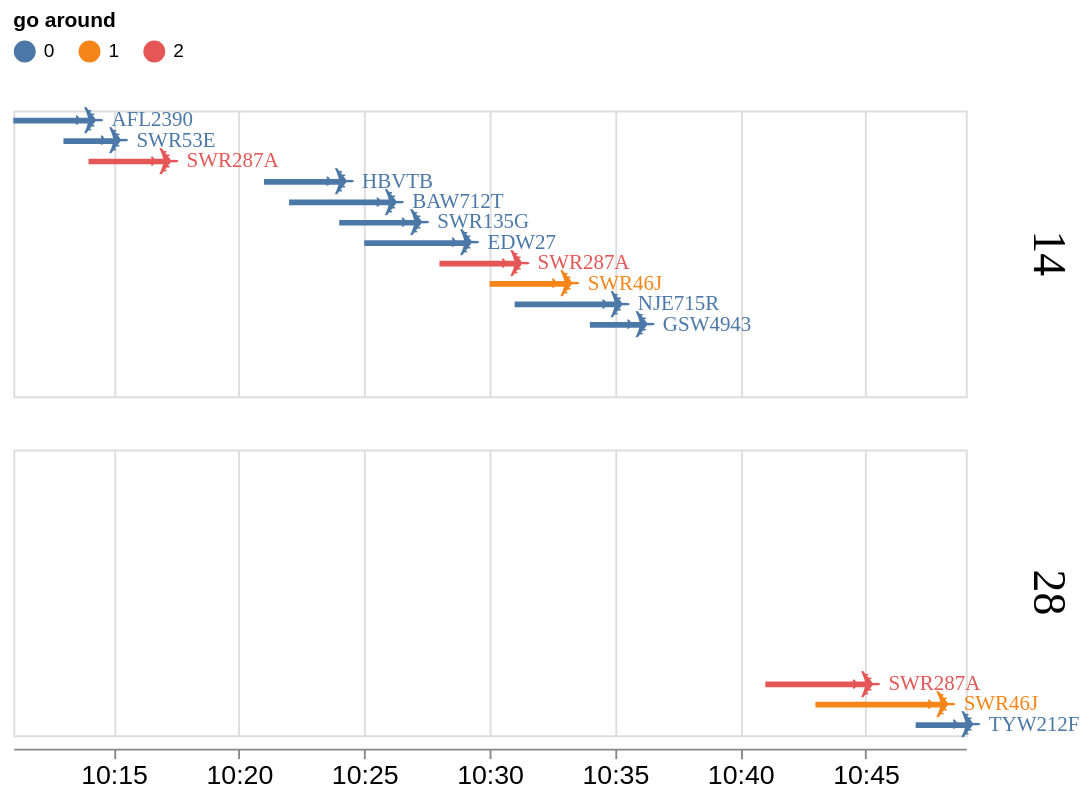

The specification (Vega-Lite) saved for this image:
### Vega-Lite specification from a JSON file in a GitHub repository (floating-point values rounded to 4 significant figures)
{"config": {"view": {"continuousWidth": 400, "continuousHeight": 300}, "axis": {"labelFontSize": 14}, "header": {"labelFont": "Ubuntu", "labelFontSize": 24, "labelOrient": "right", "labelPadding": -30, "title": null}, "legend": {"orient": "top"}, "text": {"font": "Ubuntu"}}, "data": {"name": "data-94bb7871d67c0cce26ad8b72c316ace3"}, "facet": {"row": {"type": "nominal", "field": "ILS"}}, "spec": {"layer": [{"mark": {"type": "rule", "size": 3}, "encoding": {"color": {"type": "nominal", "field": "go around"}, "x": {"type": "temporal", "axis": {"title": ""}, "field": "final approach", "timeUnit": "utchoursminutes"}, "x2": {"field": "landing", "timeUnit": "utchoursminutes"}, "y": {"type": "nominal", "axis": null, "field": "landing", "sort": "descending"}}}, {"mark": {"type": "text", "align": "left", "baseline": "middle", "dx": 12}, "encoding": {"color": {"type": "nominal", "field": "go around"}, "text": {"type": "nominal", "field": "callsign"}, "x": {"type": "temporal", "field": "landing", "timeUnit": "utchoursminutes"}, "y": {"type": "nominal", "field": "landing"}}}, {"mark": {"type": "text", "align": "left", "baseline": "middle", "dx": -8, "dy": 1, "size": 20}, "encoding": {"color": {"type": "nominal", "field": "go around"}, "text": {"value": "✈"}, "x": {"type": "temporal", "field": "landing", "timeUnit": "utchoursminutes"}, "y": {"type": "nominal", "field": "landing"}}}], "height": 150, "width": 500}, "$schema": "https://vega.github.io/schema/vega-lite/v5.json", "datasets": {"data-94bb7871d67c0cce26ad8b72c316ace3": [{"callsign": "AFL2390", "ILS": "14", "final approach": "2019-10-15T10:11:17+00:00", "landing": "2019-10-15T10:14:07+00:00", "go around": 0}, {"callsign": "SWR53E", "ILS": "14", "final approach": "2019-10-15T10:13:10+00:00", "landing": "2019-10-15T10:15:46+00:00", "go around": 0}, {"callsign": "SWR287A", "ILS": "14", "final approach": "2019-10-15T10:14:46+00:00", "landing": "2019-10-15T10:17:40+00:00", "go around": 2}, {"callsign": "HBVTB", "ILS": "14", "final approach": "2019-10-15T10:21:21+00:00", "landing": "2019-10-15T10:24:01+00:00", "go around": 0}, {"callsign": "BAW712T", "ILS": "14", "final approach": "2019-10-15T10:22:51+00:00", "landing": "2019-10-15T10:26:06+00:00", "go around": 0}, {"callsign": "SWR135G", "ILS": "14", "final approach": "2019-10-15T10:24:14+00:00", "landing": "2019-10-15T10:27:31+00:00", "go around": 0}, {"callsign": "EDW27", "ILS": "14", "final approach": "2019-10-15T10:25:56+00:00", "landing": "2019-10-15T10:29:06+00:00", "go around": 0}, {"callsign": "SWR287A", "ILS": "14", "final approach": "2019-10-15T10:28:41+00:00", "landing": "2019-10-15T10:31:23+00:00", "go around": 2}, {"callsign": "SWR46J", "ILS": "14", "final approach": "2019-10-15T10:30:06+00:00", "landing": "2019-10-15T10:33:21+00:00", "go around": 1}, {"callsign": "NJE715R", "ILS": "14", "final approach": "2019-10-15T10:31:58+00:00", "landing": "2019-10-15T10:35:04+00:00", "go around": 0}, {"callsign": "GSW4943", "ILS": "14", "final approach": "2019-10-15T10:34:04+00:00", "landing": "2019-10-15T10:36:47+00:00", "go around": 0}, {"callsign": "SWR287A", "ILS": "28", "final approach": "2019-10-15T10:41:58+00:00", "landing": "2019-10-15T10:45:31+00:00", "go around": 2}, {"callsign": "SWR46J", "ILS": "28", "final approach": "2019-10-15T10:43:29+00:00", "landing": "2019-10-15T10:48:12+00:00", "go around": 1}, {"callsign": "TYW212F", "ILS": "28", "final approach": "2019-10-15T10:47:02+00:00", "landing": "2019-10-15T10:49:59+00:00", "go around": 0}]}}
